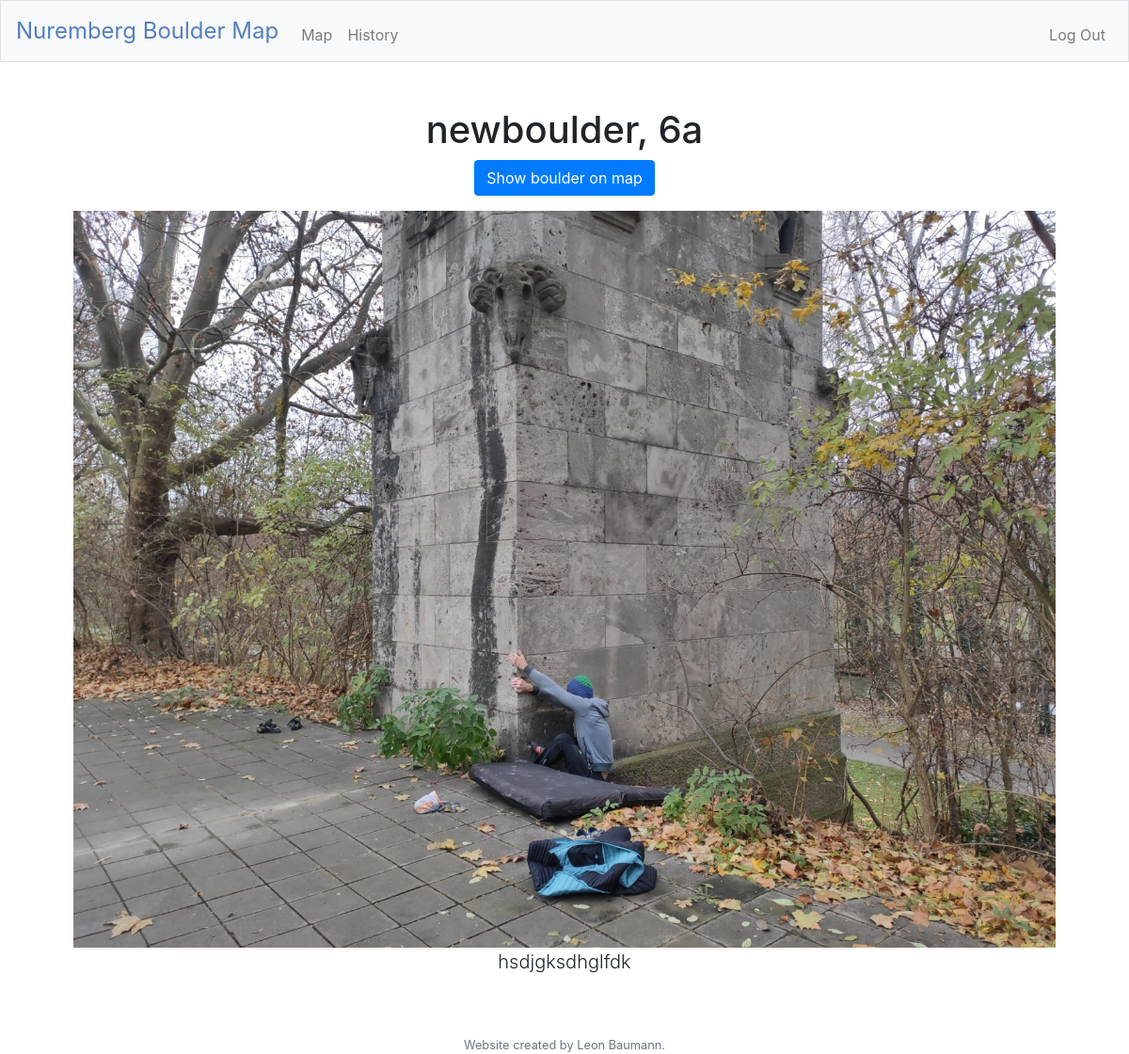
The app's page /newboulder (signed in) with its own data.
### tables this page shows
CREATE TABLE 'boulder' (id, name, grade, time, latitude, longitude,'image' text, description text);

### application.py (the view)
@app.route("/<name>", methods=["GET", "POST"])
@login_required
def boulder_fullscreen(name):
    if request.method == "GET":
        boulder = db.execute("SELECT name, grade, latitude, longitude, image, description from boulder WHERE name = :name", name=name)
        return render_template("boulder_fullscreen.html", boulder=boulder[0])

### application.py (called while the page is built)
@app.after_request
def after_request(response):
    response.headers["Cache-Control"] = "no-cache, no-store, must-revalidate"
    response.headers["Expires"] = 0
    response.headers["Pragma"] = "no-cache"
    return response

### helpers.py (called while the page is built)
def login_required(f):
    @wraps(f)
    def decorated_function(*args, **kwargs):
        if session.get("user_id") is None:
            return redirect("/login")
        return f(*args, **kwargs)
    return decorated_function

### templates/boulder_fullscreen.html (shortened to what this page needs)
{% extends "layout.html" %}
{% block main %}
    <p class="h1">
        {{ boulder["name"] }}, {{ boulder["grade"] }}
    </p>
    <form action="/show_boulder" method="post">
        <div>
            <button class="btn btn-primary" type="submit" name="show_boulder">Show boulder on map</button>
        </div>
    </form>
    <div>
        <img src='{{ boulder["image"] }}' class="img-fluid" alt='Picture of the Boulder: {{ boulder["name"] }}'>
    </div>
    <p class="lead">
      {{ boulder["description"] }}
    </p>
{% endblock %}

### static/styles.css (style rules this page uses)
main img { max-width: 100%; }
body { padding: 0; margin: 0; }
html, body, #mapid { height: 100vh; width: 100vw; }

### records on screen
boulder: name "newboulder", grade "6a", image (picture), description "hsdjgksdhglfdk"
